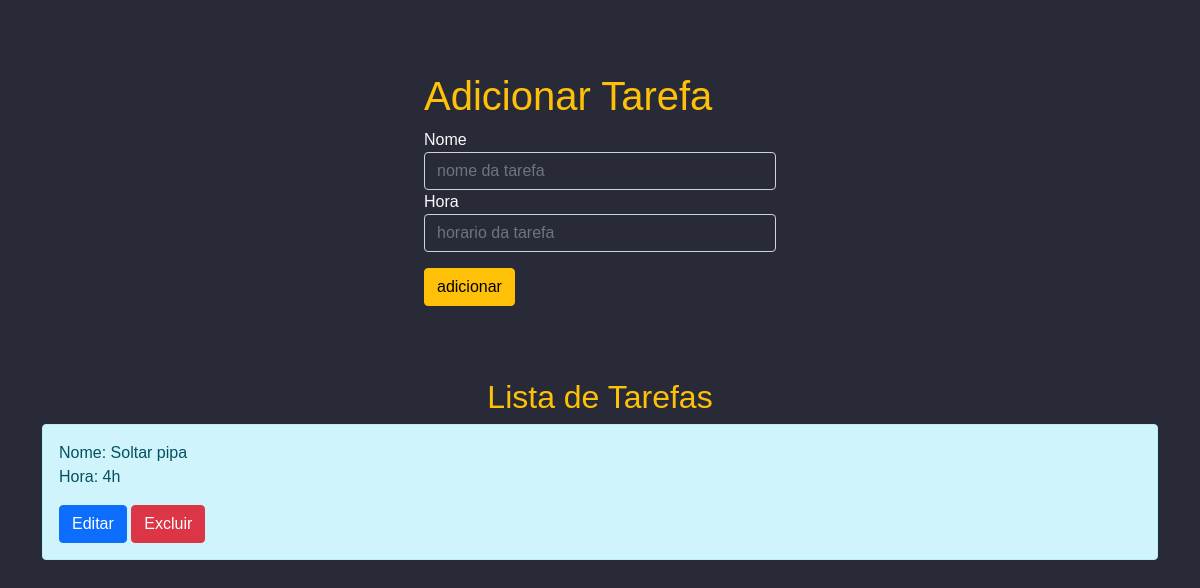
Before: / with the older database file.
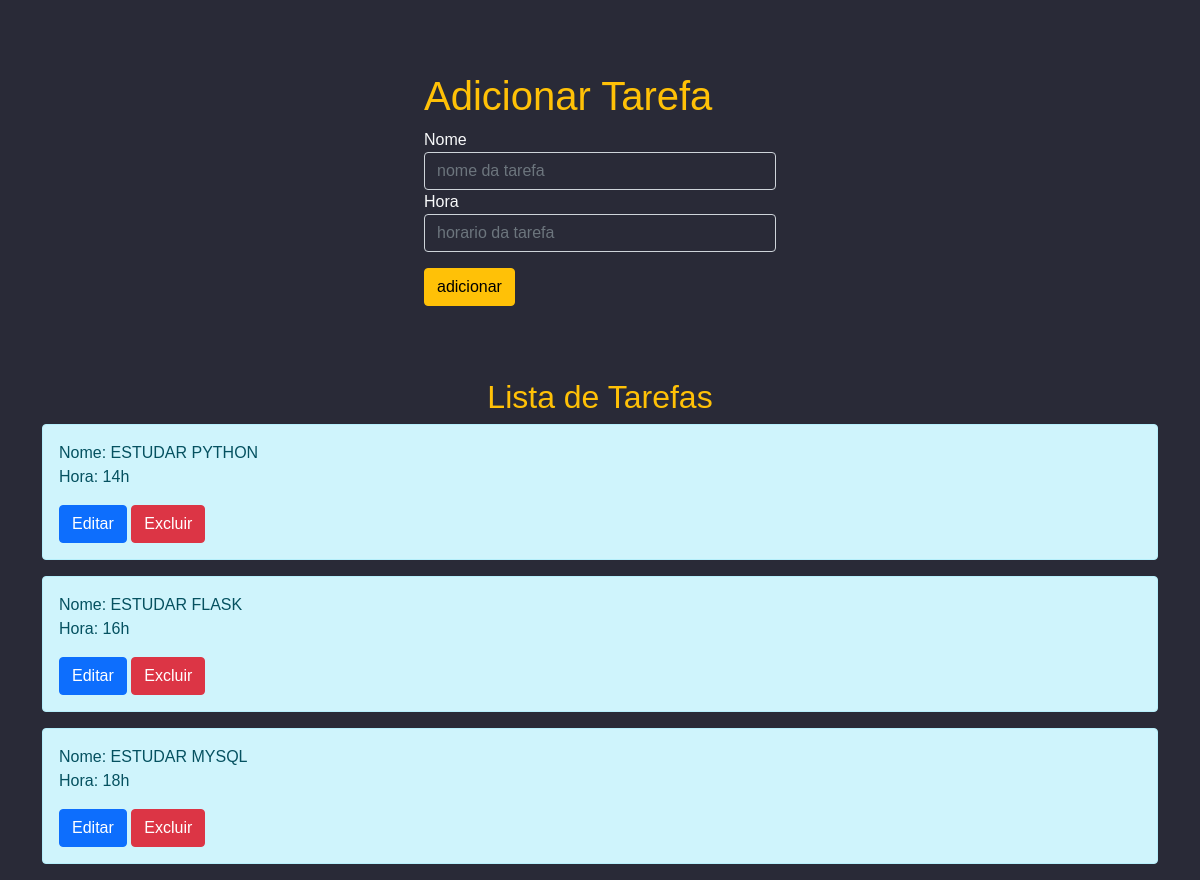
After: the same page with the newer database file.
### app/__init__.py (models this page shows)
class Tarefas(db.Model):
    id = db.Column(db.Integer, primary_key=True)
    nome = db.Column(db.String(50), nullable=False)
    hora = db.Column(db.Integer, nullable=False)

### app/__init__.py (the view, shortened to what this page needs)
@app.route("/", methods=["GET", "POST"])
def index():
    form = Formulario()
    tarefas = Tarefas.query.all()
    logging.debug("Tarefas no banco de dados: %s", tarefas)
    return render_template("index.html", form=form, tarefas=tarefas)

### app/form.py
class Formulario(FlaskForm):
    nome = StringField('nome', validators=[DataRequired()])
    hora = IntegerField('hora', validators=[DataRequired(), NumberRange(min=0)])

### app/templates/index.html (shortened to what this page needs)
{% extends 'base.html' %}
{% block conteudo %}
<div class="container mt-5">
  <form action="{{ url_for('index') }}" method="post" class="formulario mx-auto p-4" style="max-width: 400px;">
    <h1 class="text-warning">Adicionar Tarefa</h1>
    <div class="form-group">
      <label class="text-light">Nome</label>
      {{ form.nome(class="form-control bg-transparent text-light", placeholder="nome da tarefa") }}
    </div>
    <div class="form-group">
      <label class="text-light">Hora</label>
      {{ form.hora(class="form-control bg-transparent text-light", placeholder="horario da tarefa") }}
    </div>
    <div class="input-group mt-3">
      <button type="submit" class="btn btn-warning btn-block">adicionar</button>
    </div>
  </form>
  <div class="mt-5">
    <h2 class="text-center text-warning">Lista de Tarefas</h2>
    {% for tarefa in tarefas %}
      <div class="alert alert-info">
        Nome: {{ tarefa.nome }}
        <br>
        Hora: {{ tarefa.hora }}h
        <div>
          <a href="{{ url_for('editar_tarefa', tarefa_id=tarefa.id) }}" class="btn btn-primary btn-block mt-3">Editar</a>
          <form action="{{ url_for('deletar_tarefa', tarefa_id=tarefa.id) }}" method="post" style="display:inline;">
            <button type="submit" class="btn btn-danger btn-block mt-3">Excluir</button>
          </form>
        </div>
      </div>
    {% endfor %}
  </div>
</div>
{% endblock %}

### app/templates/base.html (shortened to what this page needs)
<!DOCTYPE html>
<html lang="pt-BR">
<head>
    <link href="{{ url_for('static', filename='bootstrap.min.css') }}" rel="stylesheet">
    <link rel="stylesheet" href="{{ url_for('static', filename="style.css")  }}"></link>
</head>
<body>
  {% block conteudo %} {% endblock %}
</body>
</html>

### app/static/style.css (style rules this page uses)
* { margin: 0; padding: 0; box-sizing: border-box; font-family: sans-serif; }
body { background-color: #292A37; }
.formulario { background-color: #292A37; }

Changed rows visible on the page:
changed Tarefas: nome "Soltar pipa" → "ESTUDAR PYTHON"; hora "4" → "14"
added Tarefas: nome "ESTUDAR FLASK", hora "16"
added Tarefas: nome "ESTUDAR MYSQL", hora "18"
